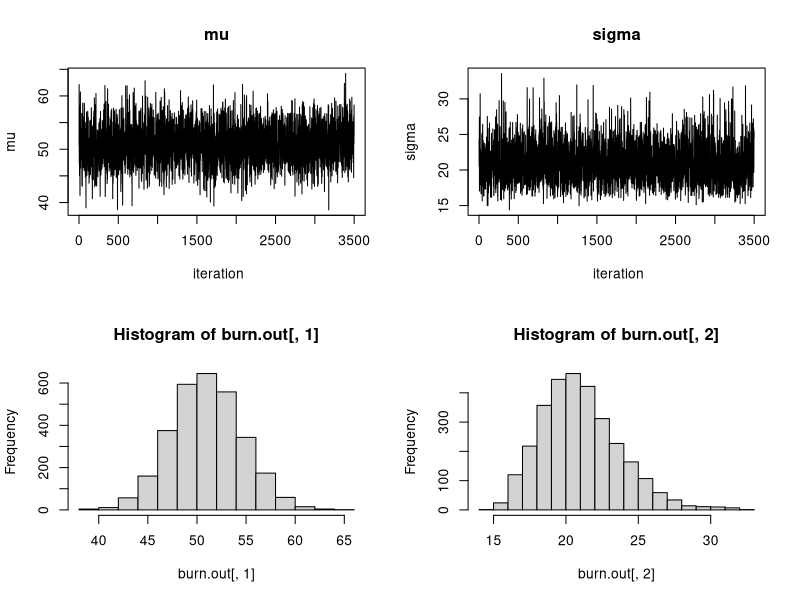

The R script that drew this image:
# Gibbs sampling

# 事前分布のハイパーパラメータ
mu0 <- 50; sig0 <-10
r0 <- 4; s0 <- 200

iterations <- 3500
y <- c(60,100,76,35,14,25,56,30,22,50,33,76,58,67,28,48,63,53,54,33,34,38,33,57,63,84,46,28,79,89)
ybar <- mean(y)
n <- length(y)
mat <- matrix(nrow=iterations, ncol=2)

# 初期値
mu <- rnorm(1, mean=mu0, sd=sig0)
tau <- rgamma(1, r0/2, s0/2)
sig <- sqrt(1/tau) # stdであることに注意

for(t in 1:iterations){
	w <- sig0^2 / ((sig^2)/n+sig0^2)
	m <- w*ybar + (1-w)*mu0
	s <- sqrt(w*(sig^2)/n)
	mu <- rnorm(1, m, s)

	a <- r0 + n
	b <- s0 + sum((y-mu)^2)
	tau <- rgamma(1, a/2, b/2)
	sig <- sqrt(1/tau)

	mat[t,] <- c(mu, sig)
}
burn.out <- mat[501:iterations,]
op <- par(mfrow=c(2,2))
p <- 1:iterations

plot(p, mat[,1], type="l", main="mu", xlab=" iteration", ylab="mu", lty=1, lwd=1);
plot(p, mat[,2], type="l", main="sigma", xlab=" iteration", ylab="sigma", lty=1, lwd=1);
hist(burn.out[,1])
hist(burn.out[,2])
par(op)

# 数値出力
cat("mu Bayesian estimation   :")
print(mean(burn.out[,1]))
cat("mu MLE                   :")
print(ybar)
cat("sigma Bayesian estimation:")
print(mean(burn.out[,2]))
cat("variance                 :")
print(var(y))
cat("std                      :")
print(sd(y))